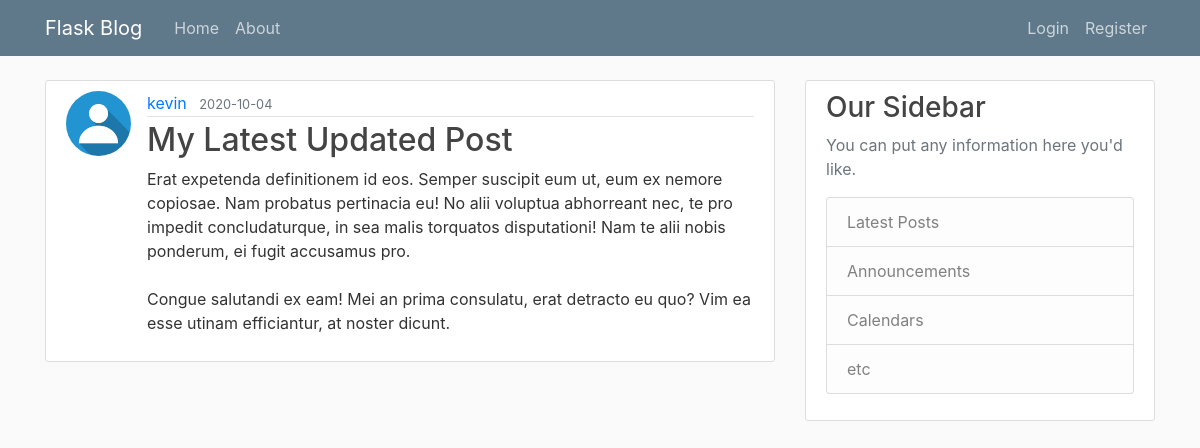
Page /post/24 on the committed database.
### flaskblog/models.py (models this page shows, shortened)
class User(db.Model, UserMixin):
    id = db.Column(db.Integer, primary_key=True)
    username = db.Column(db.String(20), unique=True, nullable=False)
    email = db.Column(db.String(120), unique=True, nullable=False)
    image_file = db.Column(db.String(20), nullable=False, default='default.jpg')
    password = db.Column(db.String(60), nullable=False)
    posts = db.relationship('Post', backref='author', lazy=True)

class Post(db.Model):
    id = db.Column(db.Integer, primary_key=True)
    title = db.Column(db.String(100), nullable=False)
    date_posted = db.Column(db.DateTime, nullable=False, default=datetime.utcnow)
    content = db.Column(db.Text, nullable=False)
    user_id = db.Column(db.Integer, db.ForeignKey('user.id'), nullable=False)

### flaskblog/routes.py (the view)
@app.route("/post/<int:post_id>")
def post(post_id):
    post = Post.query.get_or_404(post_id) #get post if exist, if not return 404
    return render_template('post.html', title=post.title, post=post)

### flaskblog/templates/post.html (shortened to what this page needs)
{% extends "layout.html" %}
{% block content %}
<article class="media content-section">
   <img class="rounded-circle article-img" src="{{ url_for('static', filename='profile_pics/' + post.author.image_file) }}">
   <div class="media-body">
      <div class="article-metadata">
         <a class="mr-2" href="#">{{ post.author.username }}</a>
         <small class="text-muted">{{ post.date_posted.strftime('%Y-%m-%d') }}</small>
      </div>
      <h2 class="article-title">{{ post.title }}</h2>
      <p class="article-content">{{ post.content }}</p>
   </div>
</article>
{% endblock content %}

### flaskblog/static/main.css (style rules this page uses)
body { background: #fafafa; color: #333333; margin-top: 5rem; }
h1, h2, h3, h4, h5, h6 { color: #444444; }
.content-section { background: #ffffff; padding: 10px 20px; border: 1px solid #dddddd; border-radius: 3px; margin-bottom: 20px; }
.article-title { color: #444444; }
.article-content { white-space: pre-line; }
.article-img { height: 65px; width: 65px; margin-right: 16px; }
.article-metadata { padding-bottom: 1px; margin-bottom: 4px; border-bottom: 1px solid #e3e3e3 }

### rows in the picture
User: image_file (placeholder picture), author.username "kevin"
Post: date_posted "2020-10-04", title "My Latest Updated Post", content "Erat expetenda definitionem id eos. Semper suscipit eum ut, eum ex nemore copiosae. Nam probatus pertinacia eu! No alii voluptua abhorreant nec, te pro impedit concludaturque, in sea malis torquatos disputationi! Nam te alii nobis ponderum, ei fugit accusamus pro. Congue salutandi ex eam! Mei an prima consulatu, erat detracto eu quo? Vim ea esse utinam efficiantur, at noster dicunt."
